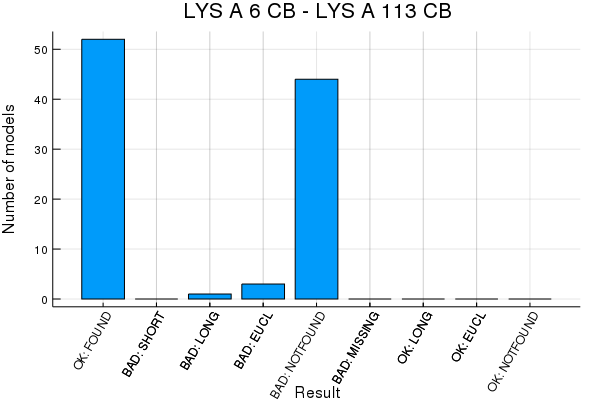

Write Julia code to recreate this figure.
#
# Run with: julia davis_nxl.jl
#

push!(LOAD_PATH,"../")
ENV["GKSwstype"]="nul" # This supresses the need of a display while plotting

using TopoLink, Plots

models = TopoLink.models( "./data/loglist.txt" )

link = linkdata( models, 5 )

result, nmodels = linkresults( link )

bar(result,nmodels,xrotation=60,title=linkname(link))
bar!(xlabel="Result",ylabel="Number of models")
savefig("./linkhistogram.png")
println("Created plot: ./linkhistogram.png")


